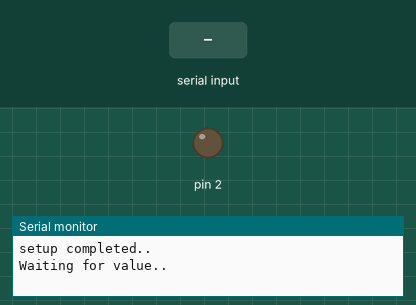
The sketch below on a simulated Arduino Uno, built with avr-gcc and run on an emulated ATmega328P. Shown: output pins drawn as LEDs (lit = HIGH), the last lines printed to the serial monitor. Inputs (shaded band) come from the test bench.

Above: at 1.3 s.
1.4 s: "1\n" received over Serial
At 2.2 s:
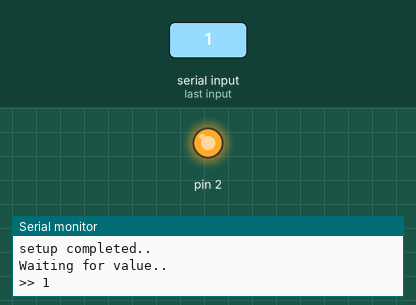
Timing chart, 0 to 4.4 s (numbered marks = the images above; inputs shaded):
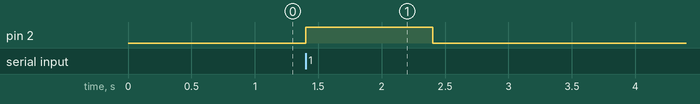

Measured:
- after the input at 1.4 s, pin 2: LOW → HIGH at once, → LOW 1.0 s later

The sketch:

read_serial.ino
```cpp
void setup() {
  Serial.begin(9600);
  pinMode(2, OUTPUT);
  delay(100);
  Serial.println("setup completed..");
}

void loop() {
  Serial.println("Waiting for value..");
  while (Serial.available() == 0) {}

  int input = Serial.parseInt();
  Serial.print(">> ");Serial.println(input);
  if(input == 1){
    digitalWrite(2, HIGH);
    delay(1000);
    digitalWrite(2, LOW);
  }
  Serial.println("\n\n\n\n\n\n\n\n\n\n\n");
}
```
